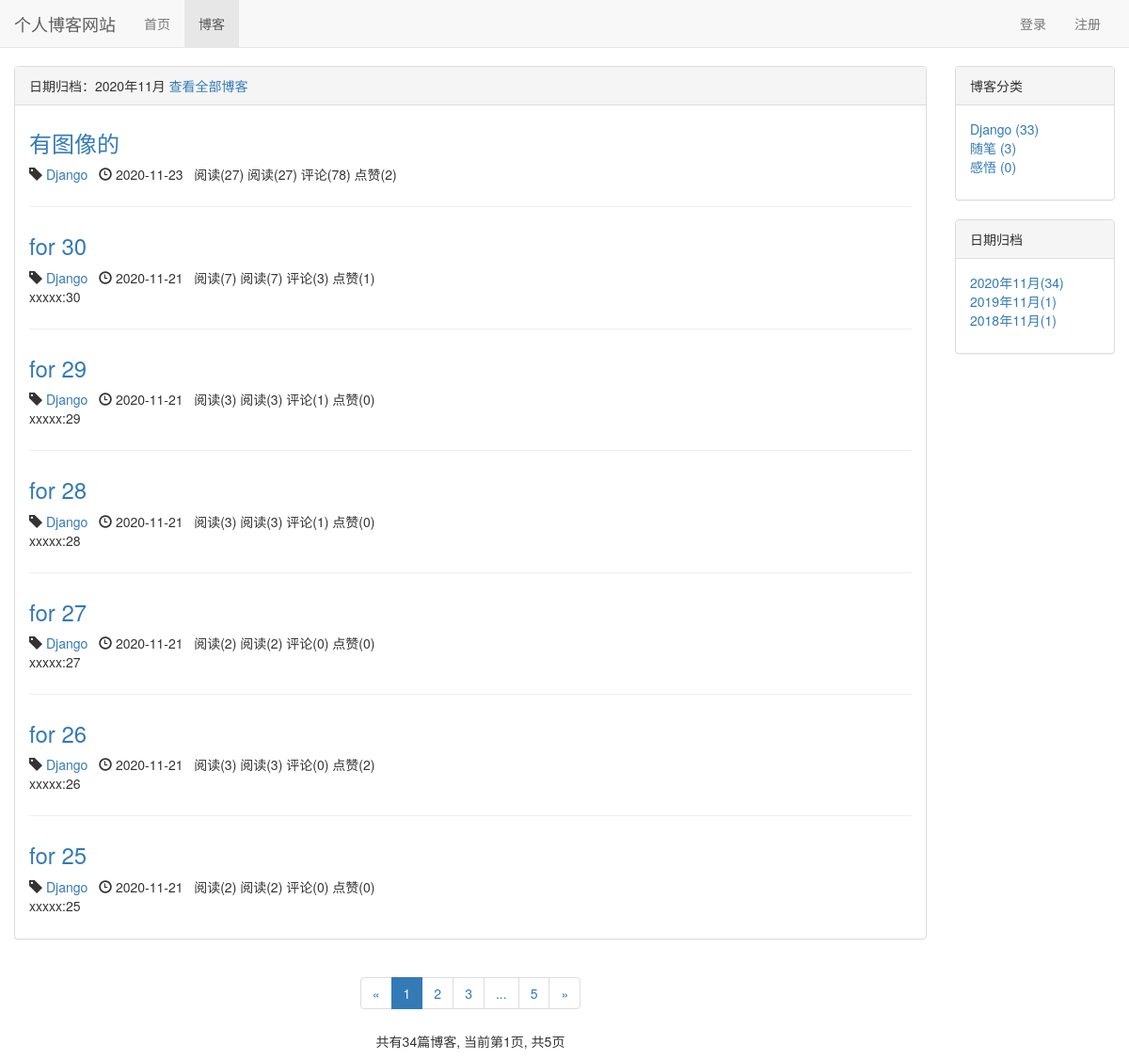
Screenshot of /blog/date/2020/11 with the database file from the repository.
### blog/models.py (models this page shows, shortened)
class Blog(models.Model, ReadNumExpandMethod):
    title = models.CharField(max_length=50, verbose_name="标题")
    blog_type = models.ForeignKey(BlogType, on_delete=models.CASCADE, verbose_name="博客类型")
    content = RichTextUploadingField(verbose_name="正文")
    author = models.ForeignKey(User, on_delete=models.CASCADE, verbose_name="作者")
    read_details = GenericRelation(ReadDetaill)
    created_time = models.DateTimeField(auto_now_add=True, verbose_name="添加时间")
    last_updated_time = models.DateTimeField(auto_now=True, verbose_name="最后修改")
    class Meta:
        ordering = ["-created_time"]  # 根据创建时间进行排序

class BlogType(models.Model):
    type_name = models.CharField(max_length=20, verbose_name="博客类型")
    created_time = models.DateTimeField(auto_now_add=True, verbose_name="添加时间")
    def __str__(self):
        return self.type_name

### read_statistics/models.py (models this page shows)
class ReadNum(models.Model):
    read_num = models.IntegerField(default=0, verbose_name="阅读计数")
    content_type = models.ForeignKey(ContentType, on_delete=models.DO_NOTHING)
    object_id = models.PositiveIntegerField()
    content_object = GenericForeignKey('content_type', 'object_id')

### likes/models.py (models this page shows)
class LikeCount(models.Model):
    content_type = models.ForeignKey(ContentType, on_delete=models.CASCADE)
    object_id = models.PositiveIntegerField()
    content_object = GenericForeignKey('content_type', 'object_id')
    like_num = models.IntegerField(default=0)

### blog/views.py (the view)
# urls.py: path('date/<int:year>/<int:month>', blog_with_date, name='blog_with_date'),
def blog_with_date(requset, year, month):
    blogs_all_list = Blog.objects.filter(created_time__year=year, created_time__month=month)
    context = get_blog_list_common_data(blogs_all_list, requset)
    context['blogs_with_date'] = '%s年%s月' % (year, month)
    return render(requset, "blog/blog_with_date.html", context)

### comment/templatetags/comment_tags.py (called while the page is built)
@register.simple_tag
def get_comment_count(obj):
    content_type = ContentType.objects.get_for_model(obj)
    return Comment.objects.filter(content_type=content_type, object_id=obj.pk).count()

### likes/templatetags/likes_tags.py (called while the page is built)
@register.simple_tag
def get_like_count(obj):
    content_type = ContentType.objects.get_for_model(obj)
    like_count, created = LikeCount.objects.get_or_create(content_type=content_type, object_id=obj.pk)
    return like_count.like_num

### read_statistics/models.py (called while the page is built)
    def get_read_num(self):
        try:
            ct = ContentType.objects.get_for_model(self)
            readnum = ReadNum.objects.get(content_type=ct, object_id=self.pk)
            return readnum.read_num
        except exceptions.ObjectDoesNotExist:
            return 0

### user/context_processors.py (called while the page is built)
def login_model_form(request):
    return {'login_model_form': LoginForm()}

### blog/templates/blog/blog_with_date.html (shortened to what this page needs)
{% extends 'blog/blog_list.html' %}
{% block blog_list_title %}
    日期归档：{{ blogs_with_date }}
    <a href="{% url 'blog_list' %}">查看全部博客</a>
{% endblock %}

### blog/templates/blog/blog_list.html (shortened to what this page needs)
{% extends 'base.html' %}
{% load staticfiles %}
{% load comment_tags %}
{% load likes_tags %}
{% block nav_blog_active %}active{% endblock %}
{% block header_extends %}
  <link rel="stylesheet" href="{% static 'blog/blog.css' %}">
{% endblock %}
{% block conetent %}
  <div class="container-fluid">
    <div class="row">
      <div class="col-xs-12 col-sm-8 col-md-9 col-lg-10">
        <div class="panel panel-default">
          <div class="panel-heading">{% block blog_list_title %}博客列表{% endblock %}
          </div>
          <div class="panel-body">
            {% for blog in blogs %}
              <div class="blog">
                <h3><a href="{% url 'blog_detail' blog.pk %}"><h3>{{ blog.title }}</h3></a></h3>
                <p class="blog-info">
                  <span class="glyphicon glyphicon-tag"></span>
                  <a href="{% url 'blog_with_type' blog.blog_type.pk %}">{{ blog.blog_type }}</a>&nbsp;&nbsp;
                  <span class="glyphicon glyphicon-time"></span>
                  {{ blog.created_time|date:"Y-m-d" }}&nbsp;&nbsp;
                  阅读({{ blog.get_read_num }})
                  阅读({{ blog.get_read_num }})
                  评论({% get_comment_count blog %})
                  点赞({% get_like_count blog %})
                </p>
                <p>{{ blog.content|striptags|truncatechars:120 }}</p>
              </div>
            {% empty %}
              <div class="blog">
                <h3>暂无博客，敬请期待</h3>
              </div>
            {% endfor %}
          </div>
        </div>
        <div class="paginator">
          <ul class="pagination">
            <li>
              {% if page_of_blogs.has_previous %}
                <a href="?page={{ page_of_blogs.previous_page_number }}" aria-label="Previous">
                  <span aria-hidden="true">&laquo;</span>
                </a>
              {% else %}
                <span aria-hidden="true">&laquo;</span>
              {% endif %}
            </li>
            {% for page_num in page_range %}
              {% if page_num == page_of_blogs.number %}
                <li class="active"><span>{{ page_num }}</span></li>
              {% else %}
                {% if page_num == "..." %}
                  <li><span>{{ page_num }}</span></li>
                {% else %}
                  <li><a href="?page={{ page_num }}">{{ page_num }}</a></li>
                {% endif %}
              {% endif %}
            {% endfor %}
            <li>
              {% if page_of_blogs.has_next %}
                <a href="?page={{ page_of_blogs.next_page_number }}" aria-label="Next">
                  <span aria-hidden="true">&raquo;</span>
                </a>
              {% else %}
                <span aria-hidden="true">&raquo;</span>
              {% endif %}
            </li>
          </ul>
          <p>
            共有{{ page_of_blogs.paginator.count }}篇博客,
            当前第{{ page_of_blogs.number }}页,
            共{{ page_of_blogs.paginator.num_pages }}页
          </p>
        </div>
      </div>
      <div class="hidden-xs col-sm-4 col-md-3 col-lg-2">
        <div class="panel panel-default">
          <div class="panel-heading">博客分类</div>
          <div class="panel-body">
            <ul class="blog-types">
              {% for blog_type in blog_types %}
                <li>
                  <a href="{% url 'blog_with_type' blog_type.pk %}">
                    {{ blog_type.type_name }} ({{ blog_type.blog_count }})
                  </a>
                </li>
              {% empty %}
                <li>暂无分类</li>
              {% endfor %}
            </ul>
          </div>
        </div>
        <div class="panel panel-default">
          <div class="panel-heading">日期归档</div>
          <div class="panel-body">
            <ul class="blog-types">
              {% for blog_date,blog_count in blog_dates.items %}
                <li>
                  <a href="{% url 'blog_with_date' blog_date.year blog_date.month %}">
                    {{ blog_date|date:"Y年m月" }}({{ blog_count }})
                  </a>
                </li>
              {% endfor %}
            </ul>
          </div>
        </div>
      </div>
    </div>
  </div>
{% endblock %}

### static/css/base.css (style rules this page uses)
* { margin: 0; padding: 0; }
body { margin-top: 70px!important; }
ul { list-style: none; }

### blog/static/blog/blog.css (style rules this page uses)
ul.blog-types { list-style: none; }
div.blog:not(:last-child) { margin-bottom: 2em; padding-bottom: 1em; border-bottom: 1px solid #eee; }
div.blog h3 { margin-top: 0.5em; }
div.blog p.blog-info { margin-bottom: 0; }
div.paginator { text-align: center; }

### rows the page displays
Blog: title "有图像的", blog_type "Django", created_time "2020-11-23", get_read_num "27", id "78", id.like_num "2"
Blog: title "for 30", blog_type "Django", created_time "2020-11-21", get_read_num "7", id "3", id.like_num "1", content "xxxxx:30"
Blog: title "for 29", blog_type "Django", created_time "2020-11-21", get_read_num "3", id "1", id.like_num "0", content "xxxxx:29"
Blog: title "for 28", blog_type "Django", created_time "2020-11-21", get_read_num "3", id "1", id.like_num "0", content "xxxxx:28"
Blog: title "for 27", blog_type "Django", created_time "2020-11-21", get_read_num "2", id "0", id.like_num "0", content "xxxxx:27"
Blog: title "for 26", blog_type "Django", created_time "2020-11-21", get_read_num "3", id "0", id.like_num "2", content "xxxxx:26"
Blog: title "for 25", blog_type "Django", created_time "2020-11-21", get_read_num "2", id "0", id.like_num "0", content "xxxxx:25"
BlogType: type_name "Django", blog_count "33"
BlogType: type_name "随笔", blog_count "3"
BlogType: type_name "感悟", blog_count "0"

### other values shown
{{ blogs_with_date }} "2020年11月"
{{ page_num }} "1"
{{ page_num }} "2" "3" "5"
{{ page_num }} "..."
{{ page_of_blogs.paginator.count }} "34"
{{ page_of_blogs.number }} "1"
{{ page_of_blogs.paginator.num_pages }} "5"
{{ blog_date|date:"Y年m月" }} "2020年11月" "2019年11月" "2018年11月"
{{ blog_count }} "34" "1" "1"
